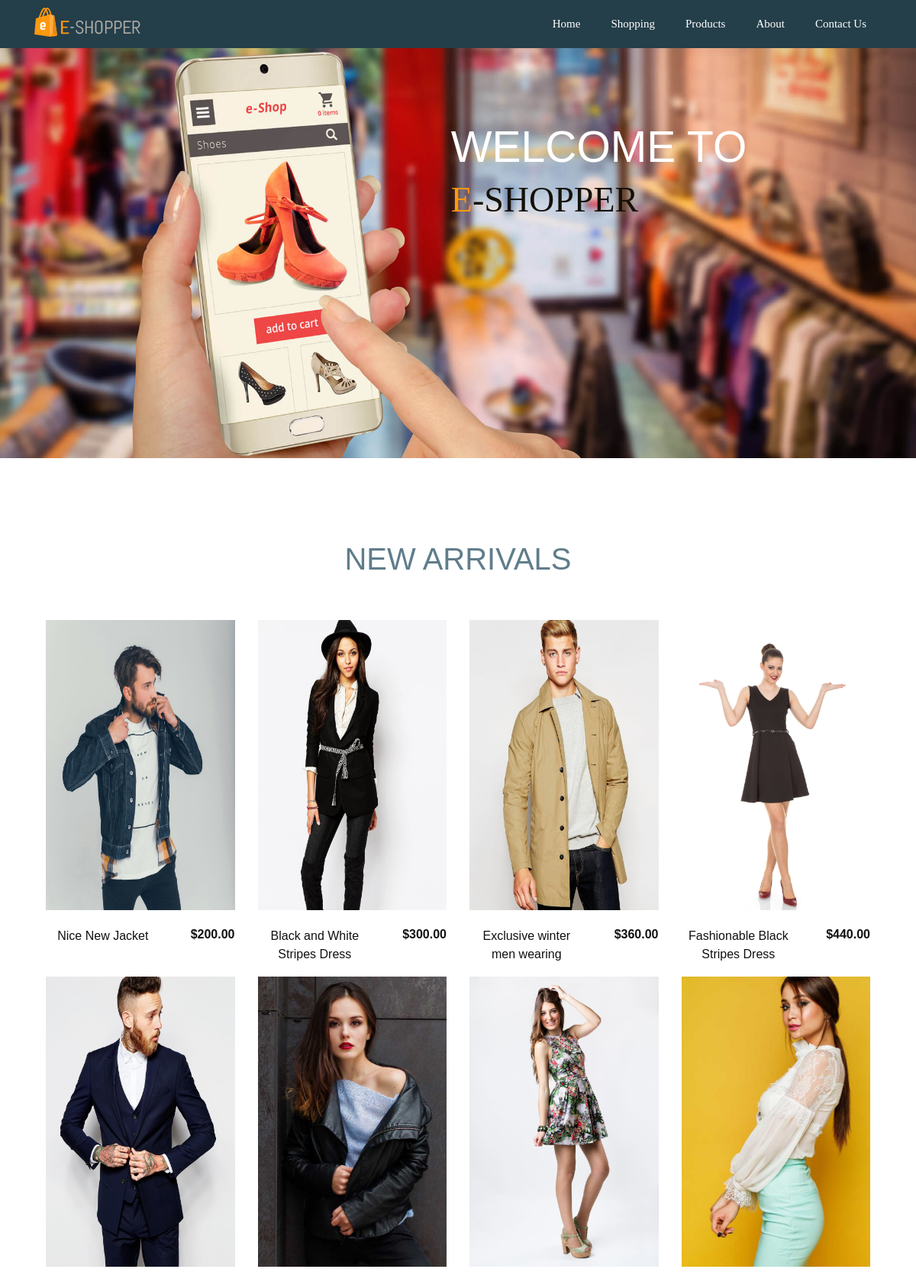
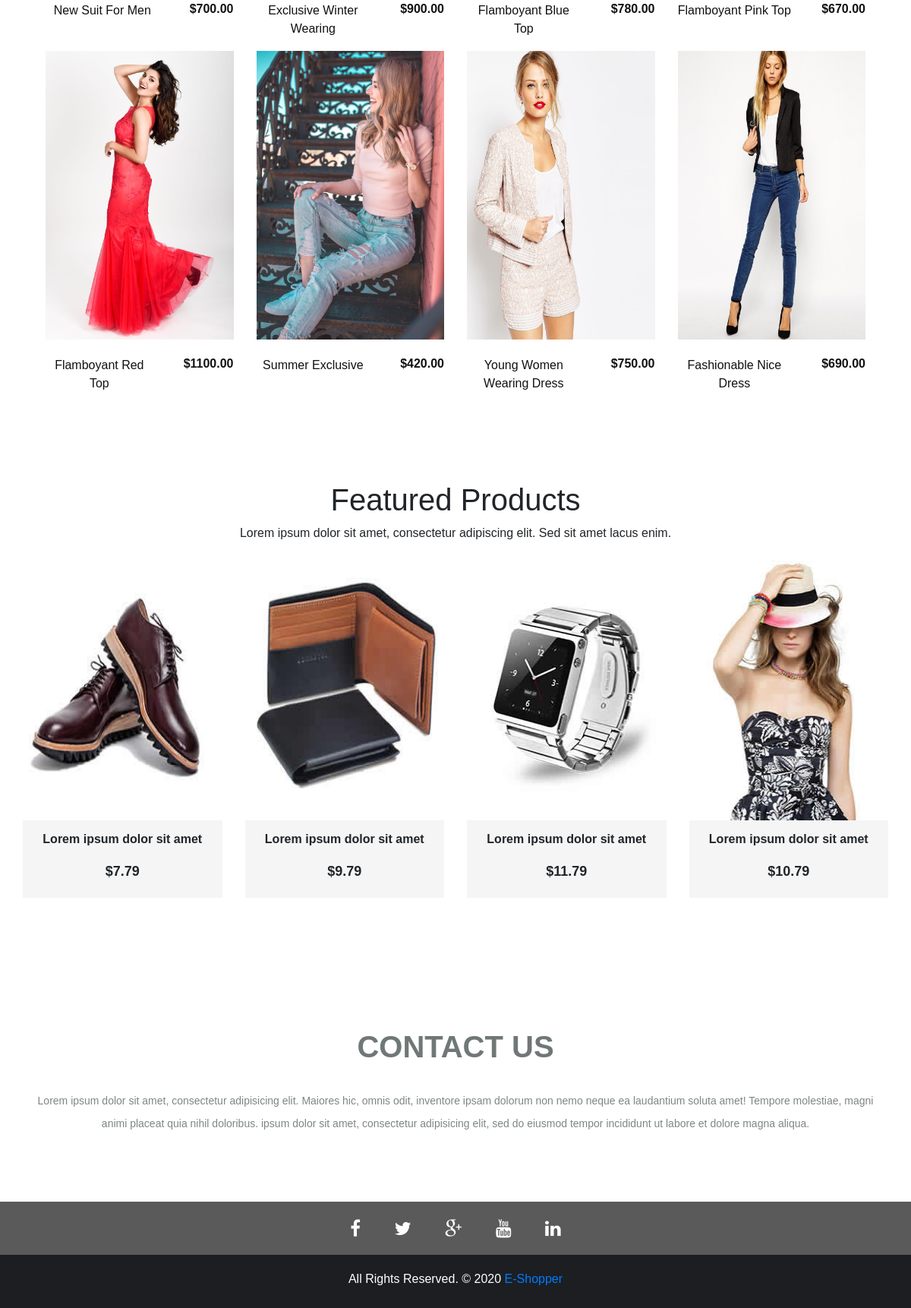
The page / on the database its author committed (2 pictures, top to bottom).
### tables this page shows
CREATE TABLE `shop` (
  `id` int(20) NOT NULL,
  `titel` varchar(100) NOT NULL,
  `price` varchar(20) NOT NULL,
  `photo` varchar(100) NOT NULL
);

CREATE TABLE `products` (
  `id` int(10) NOT NULL,
  `titel` varchar(100) NOT NULL,
  `price` varchar(20) NOT NULL,
  `photo` varchar(100) NOT NULL
);

### index.php (the view, shortened to what this page needs)
<?php
include_once "apps/db.php";
 $sql = "SELECT * FROM shop";
 $data = $connection ->query($sql);
?>
<!DOCTYPE HTML>
<html lang="en-US">
<head>
    <link rel="stylesheet" type="text/css" href="fonts/font-awesome/css/font-awesome.css">
    <link rel="stylesheet" href="css/bootstrap.min.css" />
    <link rel="stylesheet" href="css/animate.css" />
    <link rel="stylesheet" href="css/style.css" />
</head>
<body>
<nav class="navbar navbar-expand-md fixed-top  navbar-dark  head_menu">
        <div class="container">
            <div class="logo"> <img src="img/logo.png" alt=""></div>
            <div class="collapse navbar-collapse" id="mynav" >
                <ul class="navbar-nav ml-auto">
                    <li class="nav-item active">
                        <a class="nav-link" href="#banner">Home <span class="sr-only">(current)</span></a>
                    </li>
                    <li class="nav-item">
                        <a class="nav-link" href="#shopping">Shopping</a>
                    </li>
                    <li class="nav-item">
                        <a class="nav-link" href="#products">Products</a>
                    </li>
                    <li class="nav-item">
                        <a class="nav-link" href="#about-part">About</a>
                    </li>
                    <li class="nav-item">
                        <a class="nav-link" href="#contact_part">Contact Us</a>
                    </li>
                </ul>
            </div>
        </div>
    </nav>
  <section id="banner">
      <div class="row">
          <div class="col">
              <div class="banner">
                  <div class="banner-content">
                      <h2 data-wow-duration="2s" class="wow bounceInRight center">WELCOME TO</h2>
                      <h3 data-wow-delay=".4s" data-wow-duration="4s" class="wow bounceInLeft center"><span>E</span>-SHOPPER</h3>
                  </div>
              </div>
          </div>
      </div>
  </section>
    <section>
        <div class="container">
            <div class="container text-center" id="shopping">
                <div class="row justify-content-center">
                    <div class="col-lg-8 py-5 pro-head">
                        <h1 class="wow fadeInLeft">NEW ARRIVALS</h1>
                    </div>
                </div>
                <div class="row">
                    <?php    while($single_data = $data -> fetch_assoc()): ?>
                    <div class="col-lg-3 col-md-6  col-sm-12">
                        <div class="product-item">
                            <div class="pi-pic">
                                <a href="view.php?id=<?php echo $single_data['id'];?>"><img src="photos/<?php echo $single_data['photo'];?>" alt=""></a>
                            </div>
                            <div class="pi-text">
                                <h6><?php echo $single_data['price'];?></h6>
                                <p><?php echo $single_data['titel'];?> </p>
                            </div>
                        </div>
                    </div>
                    <?php endwhile;?>
                </div>
            </div>
        </div>
    </section>
    <section>
        <div class="container pro-down" id="products">
            <div class="row">
                <div class="col-lg-12">
                    <div class="title-all text-center">
                        <h1 class="wow fadeInLeft">Featured Products</h1>
                        <p class="wow fadeInRight">Lorem ipsum dolor sit amet, consectetur adipiscing elit. Sed sit amet lacus enim.</p>
                    </div>
                </div>
            </div>
            <div class="row text-center">
                <?php
                 $sql = "SELECT * FROM products";
                 $data = $connection ->query($sql);
                    while($single_data = $data -> fetch_assoc()):
                ?>
                <div class="col-lg-3 col-md-6 ">
                    <div class="products">
                        <div class="pro-img">
                            <img src="photos/<?php echo $single_data['photo']; ?>" class="img-fluid" alt="Image">
                        </div>
                        <div class="why-text">
                            <h4><?php echo $single_data['titel'];?></h4>
                            <h5> <?php echo $single_data['price'];?></h5>
                        </div>
                    </div>
                </div>
                <?php endwhile;?>
            </div>
        </div>
    </section>
    <section>
        <div class="container" id="contact_part">
            <div class="row justify-content-center">
                <div class="col-lg-12 py-5 my-4 text-center">
                    <div class="contact-head">
                        <h2>Contact Us</h2>
                        <p>Lorem ipsum dolor sit amet, consectetur adipisicing elit. Maiores hic, omnis odit, inventore ipsam dolorum non nemo neque ea laudantium soluta amet! Tempore molestiae, magni animi placeat quia nihil doloribus. ipsum dolor sit amet, consectetur adipisicing elit, sed do eiusmod tempor incididunt ut labore et dolore magna aliqua.  </p>
                    </div>
                </div>
            </div>
        </div>
    </section>
    <section class="share">
        <div class="container text-center">
            <div class="row">
                <div class="col">
                    <div class="social">
                        <ul>
                            <li><a href="facebook.com"><i class="fa fa-facebook"></i></a></li>
                            <li><a href="twitter.com"><i class="fa fa-twitter"></i></a></li>
                            <li><a href="google.com"><i class="fa fa-google-plus"></i></a></li>
                            <li><a href="youtube.com"><i class="fa fa-youtube"></i></a></li>
                            <li><a href="linkidin.com"><i class="fa fa-linkedin"></i></a></li>
                        </ul>
                    </div>
                </div>
            </div>
        </div>
    </section>
    <div class="footer">
        <div class="container">
            <div class="row">
                <div class="col-sm-12">
                    <p>All Rights Reserved. &copy; 2020 <a href="#">E-Shopper</a> </p>
                </div>
            </div>
        </div>
    </div>
</body>
</html>

### css/style.css (style rules this page uses)
* { margin:0;padding:0; }
body { font-family: 'Montserrat', sans-serif; }
ul li { list-style: none; }
a { text-decoration: none; }
.logo { margin-bottom: 5px; }
.head_menu { background:#243e4a; }
#mynav ul li a { color:#fff; font-size:15px; font-family: tahoma; padding:12px 20px; transition:.5s; -webkit-transition:.5s; }
.banner { width:100%; height: 600px; background:url(../img/banner.jpg); background-size:cover; background-position: center center; }
.banner .banner-content { position: absolute; top:38%; left:65%; transform:translate(-50%,-50%); }
.banner-content h2 { color:#fff; font-size:57px; font-weight: 400; text-transform: uppercase; }
.banner-content h3 { color: #151109; font-family: abel; font-size: 46px; }
.banner-content h3 span { color:#FE980F; }
.pro-head { margin-top:60px; }
.pro-head h1 { color:#607d8b; font-weight: 400; }
.pi-pic img { width:100%; height: 380px; }
.product-item .pi-text { padding-top: 22px; height: 87px; }
.product-item .pi-text h6 { float: right; padding-left: 40px; overflow: hidden; font-weight: 700; color: #111111; }
.product-item .pi-text p { font-size: 16px; color: #111111; margin-bottom: 0; }
.pro-down { padding: 100px 0px; }
.pro-img img { width:270px; height: 350px; }
.why-text { background: #f5f5f5; padding: 15px; transition:.5s; }
.why-text h4 { font-size: 16px; font-weight: 700; padding-bottom: 15px; }
.why-text h5 { font-size: 18px; font-family: 'Montserrat', sans-serif; padding: 0px; font-weight: 600; }
.contact-head h2 { color:#707777; font-size: 40px; font-weight: 800; text-transform: uppercase; }
.contact-head p { color: #7e8782; line-height: 30px; font-size: 14px; }
.share { background:#5a5a5a; padding-top:20px; padding-top:18px; }
.social ul li { display:inline; }
.social ul li a { padding:0px 20px; color:#fff; font-size:24px; }
.footer { background:#1C1E22; padding:10px 0px; text-align: center; }
.footer p { font-family:sans-serif; color:#fff; padding-top:10px; }

### rows shown on the page
shop: photo (picture), price "$200.00", titel "Nice New Jacket"
shop: photo (picture), price "$300.00", titel "Black and White Stripes Dress"
shop: photo (picture), price "$360.00", titel "Exclusive winter men wearing"
shop: photo (picture), price "$440.00", titel "Fashionable Black Stripes Dress"
shop: photo (picture), price "$700.00", titel "New Suit For Men"
shop: photo (picture), price "$900.00", titel "Exclusive Winter Wearing"
shop: photo (picture), price "$780.00", titel "Flamboyant Blue Top"
shop: photo (picture), price "$670.00", titel "Flamboyant Pink Top"
shop: photo (picture), price "$1100.00", titel "Flamboyant Red Top"
shop: photo (picture), price "$420.00", titel "Summer Exclusive"
shop: photo (picture), price "$750.00", titel "Young Women Wearing Dress"
shop: photo (picture), price "$690.00", titel "Fashionable Nice Dress"
products: photo (picture), titel "Lorem ipsum dolor sit amet", price "$7.79"
products: photo (picture), titel "Lorem ipsum dolor sit amet", price "$9.79"
products: photo (picture), titel "Lorem ipsum dolor sit amet", price "$11.79"
products: photo (picture), titel "Lorem ipsum dolor sit amet", price "$10.79"
